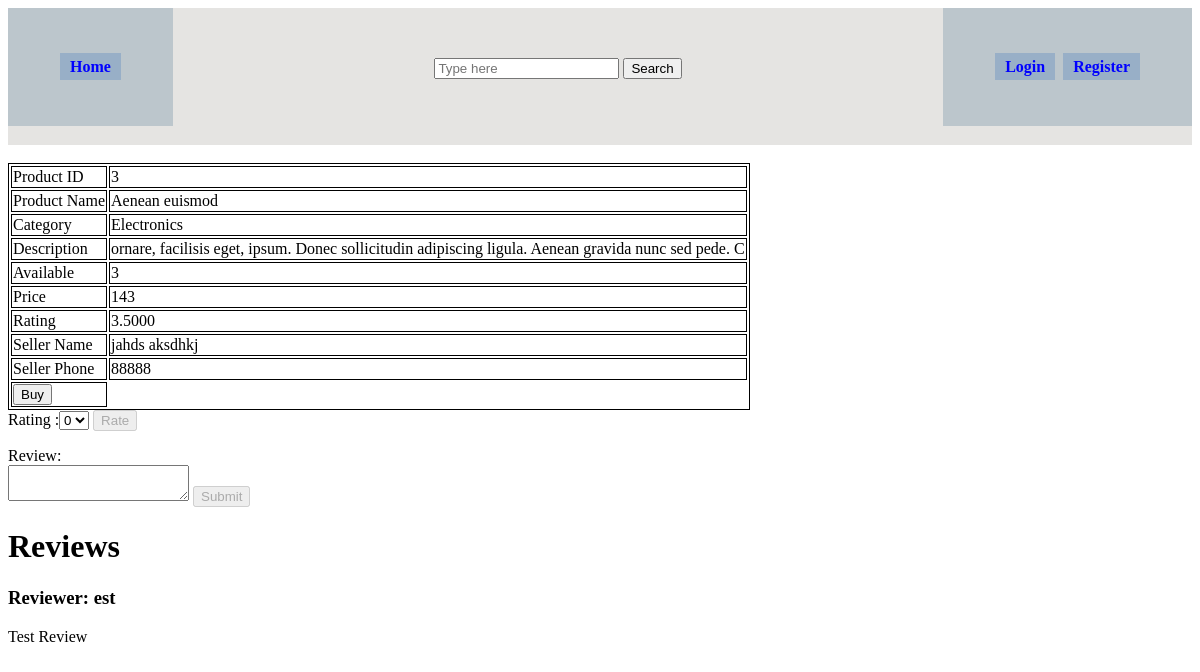
The app's page /product.php?id=3 with its own data.
### tables this page shows
CREATE TABLE IF NOT EXISTS `Products` (
  `supplier_id` int(11) NOT NULL,
  `ProductID` int(11) NOT NULL,
  `ProductType` varchar(20) NOT NULL,
  `ProductName` varchar(100) NOT NULL,
  `Description` varchar(100) DEFAULT NULL,
  `Stock` int(11) NOT NULL,
  `Price` int(11) NOT NULL
);

CREATE TABLE IF NOT EXISTS `Suppliers` (
`SupplierID` int(11) NOT NULL,
  `SupplierName` varchar(30) NOT NULL,
  `Phone` varchar(100) DEFAULT NULL
);

CREATE TABLE IF NOT EXISTS `Reviews` (
  `member_id` int(11) NOT NULL,
  `product_id` int(11) NOT NULL,
  `Message` varchar(150) DEFAULT NULL
);

CREATE TABLE IF NOT EXISTS `Users` (
`MemberID` int(11) NOT NULL,
  `Username` varchar(100) NOT NULL,
  `Password` varchar(100) NOT NULL,
  `Role` enum('Admin','Shopper') NOT NULL,
  `Email` varchar(100) NOT NULL,
  `Fullname` varchar(100) NOT NULL,
  `Phone` varchar(100) DEFAULT NULL,
  `Gender` enum('F','M') DEFAULT NULL,
  `BirthDate` date DEFAULT NULL
);

### Includes/connection.php (called while the page is built, shortened)
<?php
$site_root = "";
?>

### product.php (the view, shortened to what this page needs)
<?php
require_once 'Includes/connection.php';
include 'header.php';
$productID=1;
if (!empty($_GET['id'])) {
    $productID = $_GET['id'];
}
$stmt = $conn->prepare("SELECT p.ProductID,p.ProductName,p.ProductType,p.Description,p.Stock,p.Price,s.SupplierID,s.SupplierName,s.Phone,(SELECT AVG(Value) FROM Ratings as rr WHERE rr.product_id = ? GROUP BY rr.product_id) as avg_rating FROM Products AS p JOIN Suppliers AS s ON p.supplier_id = s.SupplierID WHERE ProductID = ?");
$stmt->bind_param("ii", $productID, $productID);
$stmt->execute();
$result = $stmt->get_result();
$productView="";
if ($result->num_rows > 0) {
    $row = $result->fetch_assoc();
    $productView .= " <table> <tr><td>Product ID </td> <td>".$row['ProductID']."</td></tr>";
    $productView .= "<tr><td>Product Name </td> <td>".$row['ProductName']."</td></tr>";
    $productView .= "<tr><td>Category </td> <td>".$row['ProductType']."</td></tr>";
    $productView .= "<tr><td>Description </td> <td> ".$row['Description']."</td></tr>";
    if ($row['Stock'] > 0) {
        $productView .= "<tr><td>Available </td> <td> ".$row['Stock']."</td></tr>";
    } else {
        $productView .= "<tr><td>Available</td> <td> Out of Stock!</td></tr>";
    }
    $productView .= "<tr><td>Price </td> <td> ".$row['Price']."</td></tr>";
    $productView .= " <tr><td>Rating </td> <td> ".$row['avg_rating']."</td></tr>";
    $productView .= "<tr><td>Seller Name </td> <td>".$row['SupplierName']."</td></tr>";
    $productView .= "<tr><td>Seller Phone </td> <td> ".$row['Phone']."</td></tr>";
    $productView .= "<form action='$site_root/cart.php' method='post'>";
    $productView .= "<tr><td><button type='submit' name='add' value=".$row['ProductID']." ". ($row['Stock'] >0 ? " " : "disabled") . ">Buy</button></form></td></tr></table>";
} else {
    $productView .="Error retriving the product!";
}
$stmt = $conn->prepare("SELECT u.Username,r.Message,r.product_id,r.member_id FROM Reviews AS r JOIN Users AS u ON r.member_id = u.MemberID WHERE product_id = ?");
$stmt->bind_param("i", $productID);
$stmt->execute();
$result = $stmt->get_result();
$reviewView = "<h1> Reviews</h3>";
$reviewView .= "<form action='$site_root/product.php?id=".$_GET['id']."' method='post'>";
 while ($row = $result->fetch_assoc()) {
     $reviewView .= "<h3> Reviewer: ".$row['Username']." </h3>";
     $reviewView .= "<p> " .$row['Message'] . "</p>";
 }
    $ratingVal=0;
    $reviewVal="";
?>
<?php
    echo $productView;
?>
<form action="<?php echo $site_root;?>/product.php?id=<?php echo $productID;?>" method="post" id = 'ratingForm'>
 Rating :<select name="rating">
    <option value="0"  <?php if ($ratingVal =='0') {
    echo 'selected';
} ?>> 0  </option>
</select>
<input type="submit" name = "rate" value="Rate"   <?php if (!isset($_SESSION['username'])) {
echo 'disabled';
} ?>   >
</form>
Review:
<form action="<?php echo $site_root;?>/product.php?id=<?php echo $productID;?>" method="post" id = 'reviewForm'>
<textarea name = 'review'> <?php echo $reviewVal;?> </textarea>
  <input type="submit" name="submitReview" value="Submit"  <?php if (!isset($_SESSION['username'])) {
  echo 'disabled';
} ?>  >
</form>
<?php     echo $reviewView;
 ?>
</body>
</html>

### header.php (style rules this page uses)
table, th, td { border: 1px solid black; }

### records on screen
products: ProductID "3", ProductName "Aenean euismod", ProductType "Electronics", Description "ornare, facilisis eget, ipsum. Donec sollicitudin adipiscing ligula. Aenean gravida nunc sed pede. C", Stock "3", Price "143", supplier.SupplierName "jahds aksdhkj", supplier.Phone "88888"
reviews: member.Username "est", Message "Test Review"

### other values on screen
$row['avg_rating'] "3.5000"
